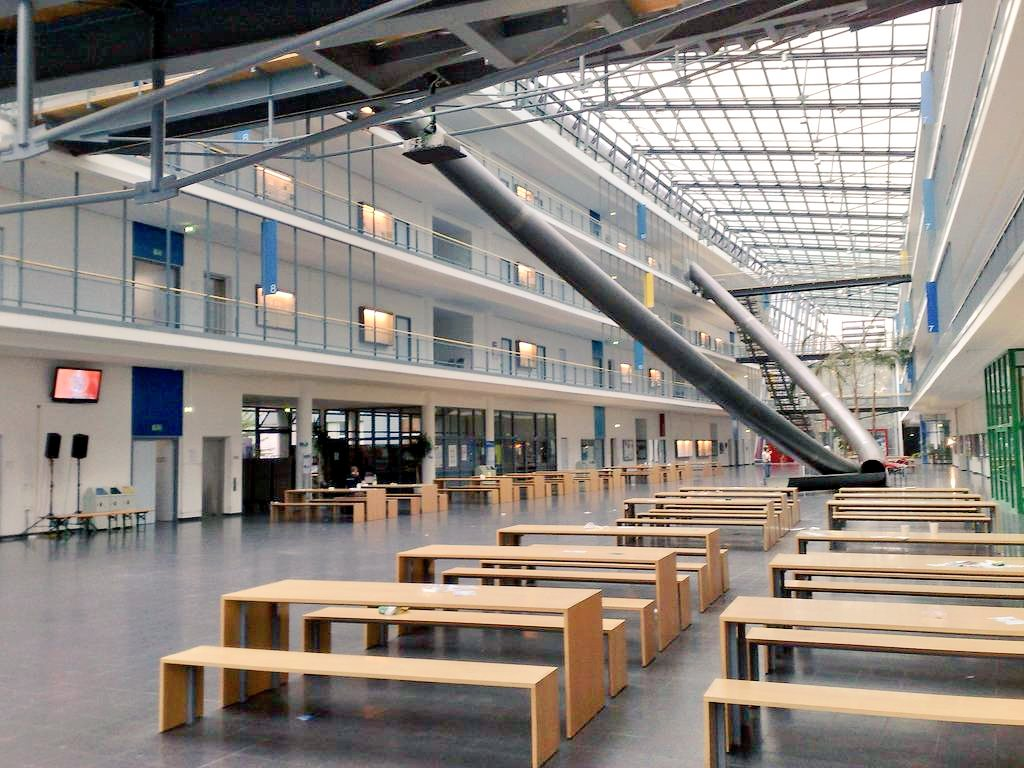
#> input picture Workshop/Workshop2/TUM.jpg, 1024 x 768 px
$ jupyter execute HE180318_NguyenDinhHieu_Workshop2.ipynb
#> lines starting #> are read from the running program, lines starting #| are printed output that depends on the picture
[cell 1]
import cv2
import numpy as np
import matplotlib.pyplot as plt
from ipywidgets import interact, widgets
from IPython.display import display, clear_output

## Function1

[cell 2]
def load_image(file_path):
    return cv2.imread(file_path)

def balance_colors(image, red_intensity, green_intensity, blue_intensity):
    balanced_image = np.copy(image)
    balanced_image[:, :, 0] = np.clip(image[:, :, 0] * (blue_intensity / 255.0), 0, 255)
    balanced_image[:, :, 1] = np.clip(image[:, :, 1] * (green_intensity / 255.0), 0, 255)
    balanced_image[:, :, 2] = np.clip(image[:, :, 2] * (red_intensity / 255.0), 0, 255)
    return balanced_image

def update_color_balance(file_path, red_intensity, green_intensity, blue_intensity):
    image = load_image(file_path)
    balanced_image = balance_colors(image, red_intensity, green_intensity, blue_intensity)

    plt.figure(figsize=(8, 8))
    plt.imshow(cv2.cvtColor(balanced_image, cv2.COLOR_BGR2RGB))
    plt.axis('off')
    plt.show()

default_image_path = "hola.jpg"

red_slider = widgets.IntSlider(value=128, min=0, max=255, description='Red')
green_slider = widgets.IntSlider(value=128, min=0, max=255, description='Green')
blue_slider = widgets.IntSlider(value=128, min=0, max=255, description='Blue')

interact(update_color_balance, file_path=widgets.fixed(default_image_path), red_intensity=red_slider, green_intensity=green_slider, blue_intensity=blue_slider)
#> the sliders are set to file_path = <module 'ipywidgets.widgets.fi, red_intensity = 128, green_intensity = 128, blue_intensity = 128
#> (the call stopped at in load_image, `return cv2.imread(file_path)`: ipywidgets is not available in this run)

## Function2

[cell 3]
image = cv2.imread("TUM.jpg", cv2.IMREAD_GRAYSCALE)
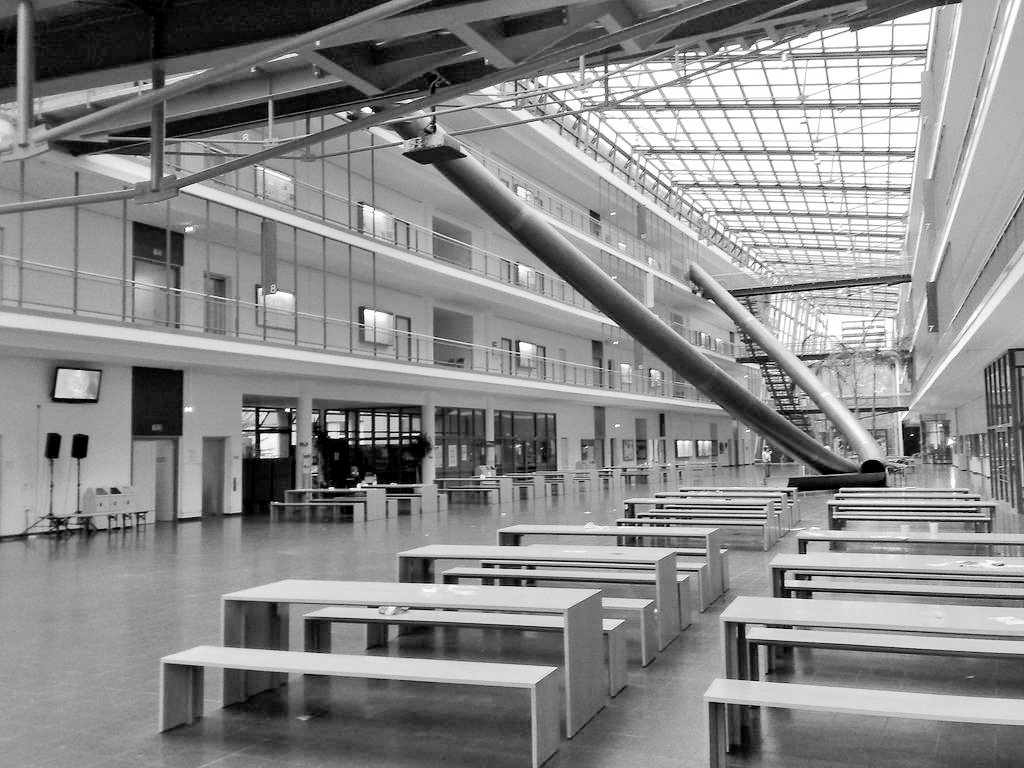
#> image: shape (768, 1024); min 0, max 255, mean 138.2
def calculate_and_display_histogram(image):
    hist = cv2.calcHist([image], [0], None, [256], [0, 256])
    return hist

def equalize_histogram(image):
    equalized_image = cv2.equalizeHist(image)
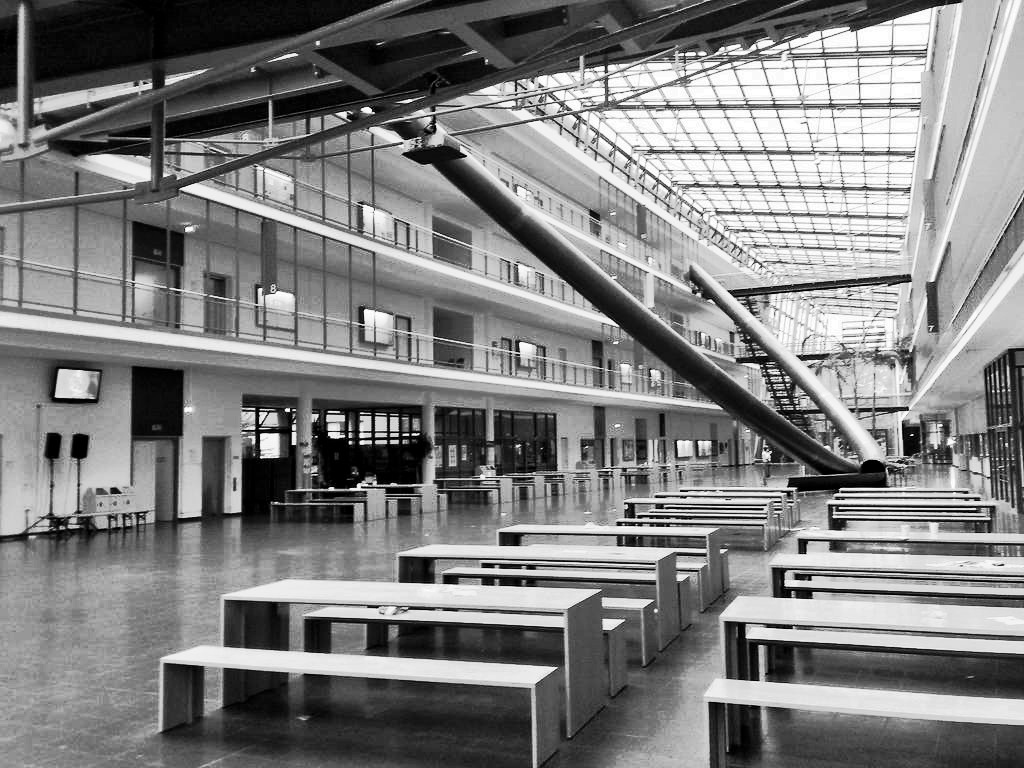
#> equalized_image: shape (768, 1024); min 0, max 255, mean 127.7
    return equalized_image

def update_histogram_equalization():
    equalized_image = equalize_histogram(image)
    plt.figure(figsize=(8, 4))
#> (this line was passed over: IPython is not available in this run)
    plt.subplot(1, 2, 1)
#> (this line was passed over: IPython is not available in this run)
    plt.imshow(image, cmap='gray')
#> (this line was passed over: IPython is not available in this run)
    plt.title('Original Image')
#> (this line was passed over: IPython is not available in this run)
    plt.axis('off')
#> (this line was passed over: IPython is not available in this run)
    plt.subplot(1, 2, 2)
#> (this line was passed over: IPython is not available in this run)
    plt.imshow(equalized_image, cmap='gray')
    plt.title('Equalized Image')
    plt.axis('off')
    plt.tight_layout()
    plt.show()
    histogram = calculate_and_display_histogram(equalized_image)
    plt.figure(figsize=(8, 4))
    plt.plot(histogram)
    plt.title('Histogram')
    plt.show()

update_histogram_equalization()
